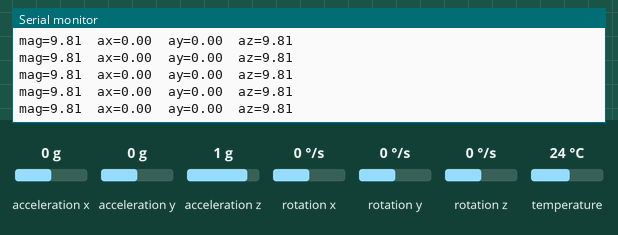
Simulated run of this sketch. Board: ESP32. Parts: the last lines printed to the serial monitor. The test bench sets the inputs (shaded band); at power-on: acceleration x 0 g, acceleration y 0 g, acceleration z 1 g, rotation x 0 °/s, rotation y 0 °/s, rotation z 0 °/s, temperature 24 °C. Nothing arrives over Bluetooth unless stated; a phone connects over Bluetooth LE 3 s after start.

Above: at 1.3 s.
1.4 s: acceleration x set to -1.4 g
At 2.5 s:
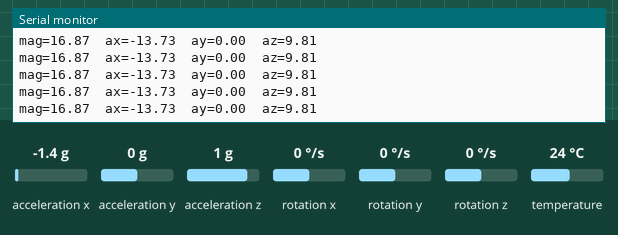
4.4 s: acceleration y set to -1.4 g
At 5.5 s:
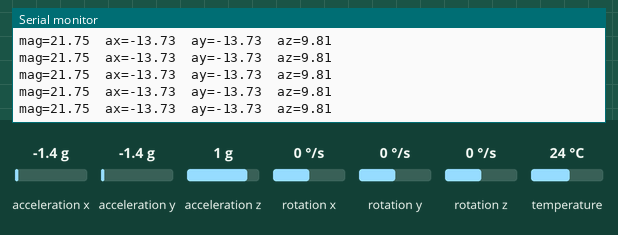
5.9 s: acceleration x set to -0.8 g
At 7.0 s:
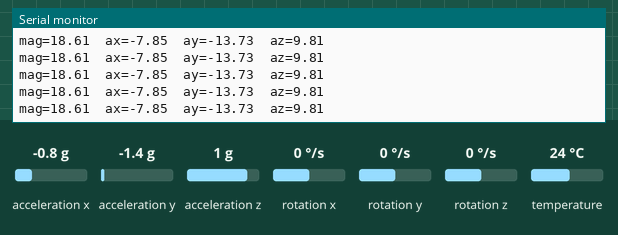
8.9 s: acceleration z set to -1.4 g
At 10.0 s:
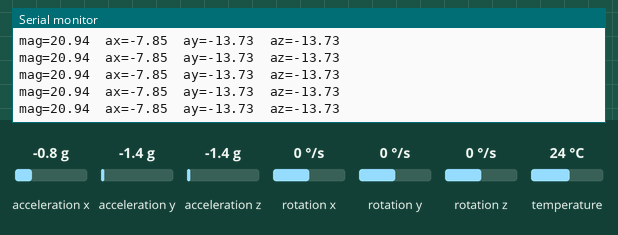
Timing chart, 0 to 11.4 s (numbered marks = the images above; inputs shaded):
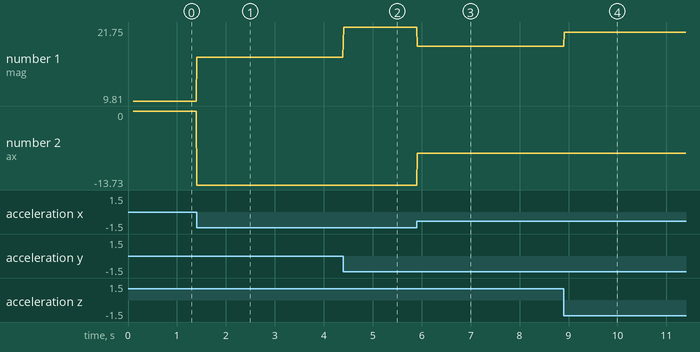

The sketch:

HitTracker_V1.ino
```cpp
/*
 * HIT TRACKER — Firmware V1
 * Hardware: ESP32 + GY-521 (MPU-6050)
 * Comunicación: BLE (streaming en tiempo real)
 *
 * Librerías requeridas (Arduino Library Manager):
 *   - Adafruit MPU6050  (by Adafruit)
 *   - Adafruit Unified Sensor (dependencia de la anterior)
 *   - ESP32 BLE Arduino (incluida en el board package esp32)
 *
 * Board: ESP32 Dev Module
 * Upload speed: 921600
 * Serial monitor: 115200 baud
 */

#include <Wire.h>
#include <Adafruit_MPU6050.h>
#include <Adafruit_Sensor.h>
#include <BLEDevice.h>
#include <BLEServer.h>
#include <BLEUtils.h>
#include <BLE2902.h>
#include <math.h>

// ── Identidad del sensor ───────────────────────────────────────────────────
// Editar antes de flashear.
#define DEVICE_NAME    "HIT_TRACKER_PROTOTIPO"  // máx 20 caracteres, sin espacios
#define BLE_PIN        "0000"               // mínimo 4 dígitos numéricos
#define SENSOR_VERSION 1

// ── Pines ──────────────────────────────────────────────────────────────────
#define SDA_PIN 21
#define SCL_PIN 22

// ── UUIDs BLE (fijos para todas las versiones) ─────────────────────────────
#define SERVICE_UUID                "4fafc201-1fb5-459e-8fcc-c5c9c331914b"
#define CHARACTERISTIC_UUID         "beb5483e-36e1-4688-b7f5-ea07361b26a8"
#define VERSION_CHARACTERISTIC_UUID "beb5483e-36e1-4688-b7f5-ea07361b26a9"

// ── Configuración de muestreo ──────────────────────────────────────────────
const uint16_t INTERVAL_MS       = 10;   // 100 Hz
const float    MOVEMENT_THRESHOLD = 0.5; // delta mínimo de magnitud para notificar

// ── Estado BLE ─────────────────────────────────────────────────────────────
BLEServer*         pServer         = nullptr;
BLECharacteristic* pCharacteristic = nullptr;
bool               deviceConnected = false;

struct SensorReading {
  uint32_t timestamp;
  float ax, ay, az;
  float gx, gy, gz;
};

Adafruit_MPU6050 mpu;

// ── Callbacks BLE ──────────────────────────────────────────────────────────
class ServerCallbacks : public BLEServerCallbacks {
  void onConnect(BLEServer* pServer) {
    deviceConnected = true;
    Serial.println("Cliente BLE conectado");
  }
  void onDisconnect(BLEServer* pServer) {
    deviceConnected = false;
    Serial.println("Cliente BLE desconectado — reiniciando advertising");
    BLEDevice::startAdvertising();
  }
};

// ── BLE ────────────────────────────────────────────────────────────────────
void initBLE() {
  BLEDevice::init(DEVICE_NAME);

  // ponytail: PIN BLE desactivado en prototipo — reactivar en V2 con hardware definitivo

  pServer = BLEDevice::createServer();
  pServer->setCallbacks(new ServerCallbacks());

  BLEService* pService = pServer->createService(SERVICE_UUID);

  pCharacteristic = pService->createCharacteristic(
    CHARACTERISTIC_UUID,
    BLECharacteristic::PROPERTY_NOTIFY
  );
  pCharacteristic->addDescriptor(new BLE2902());

  BLECharacteristic* pVersionChar = pService->createCharacteristic(
    VERSION_CHARACTERISTIC_UUID,
    BLECharacteristic::PROPERTY_READ
  );
  uint8_t version = SENSOR_VERSION;
  pVersionChar->setValue(&version, 1);

  pService->start();

  BLEAdvertising* pAdvertising = BLEDevice::getAdvertising();
  pAdvertising->addServiceUUID(SERVICE_UUID);
  pAdvertising->setScanResponse(false);
  pAdvertising->setMinPreferred(0x0);
  BLEDevice::startAdvertising();

  Serial.println("BLE listo — esperando conexión...");
}

void sendViaBLE(const SensorReading& r) {
  uint8_t buffer[28];
  memcpy(&buffer[0],  &r.timestamp, 4);
  memcpy(&buffer[4],  &r.ax,        4);
  memcpy(&buffer[8],  &r.ay,        4);
  memcpy(&buffer[12], &r.az,        4);
  memcpy(&buffer[16], &r.gx,        4);
  memcpy(&buffer[20], &r.gy,        4);
  memcpy(&buffer[24], &r.gz,        4);
  pCharacteristic->setValue(buffer, 28);
  pCharacteristic->notify();
}

// ── Setup ──────────────────────────────────────────────────────────────────
void setup() {
  Serial.begin(115200);
  delay(100);

  Wire.begin(SDA_PIN, SCL_PIN);

  if (!mpu.begin()) {
    Serial.println("ERROR: MPU6050 no encontrado. Verifica conexión I2C.");
    while (1) delay(1000);
  }

  mpu.setAccelerometerRange(MPU6050_RANGE_16_G);
  mpu.setGyroRange(MPU6050_RANGE_2000_DEG);
  mpu.setFilterBandwidth(MPU6050_BAND_94_HZ);
  Serial.println("MPU6050 OK");

  initBLE();
  Serial.println("Setup completo.");
}

// ── Loop ───────────────────────────────────────────────────────────────────
void loop() {
  static uint32_t lastReadTime  = 0;
  static float    lastMagnitude = 9.8f;

  uint32_t now = millis();
  if (now - lastReadTime < INTERVAL_MS) {
    delay(1);
    return;
  }
  lastReadTime = now;

  sensors_event_t a, g, temp;
  mpu.getEvent(&a, &g, &temp);

  float magnitude = sqrtf(
    a.acceleration.x * a.acceleration.x +
    a.acceleration.y * a.acceleration.y +
    a.acceleration.z * a.acceleration.z
  );

  // Debug serie (comentar en producción para reducir overhead)
  Serial.print("mag="); Serial.print(magnitude, 2);
  Serial.print("  ax="); Serial.print(a.acceleration.x, 2);
  Serial.print("  ay="); Serial.print(a.acceleration.y, 2);
  Serial.print("  az="); Serial.println(a.acceleration.z, 2);

  if (deviceConnected && fabsf(magnitude - lastMagnitude) > MOVEMENT_THRESHOLD) {
    SensorReading reading = {
      now,
      a.acceleration.x, a.acceleration.y, a.acceleration.z,
      g.gyro.x,         g.gyro.y,         g.gyro.z
    };
    sendViaBLE(reading);
  }

  lastMagnitude = magnitude;
}
```

Measured:
- after the input at 1.4 s, the serial monitor: prints a new line at once (image 1)
- after the input at 4.4 s, the serial monitor: prints a new line at once (image 2)
- after the input at 5.9 s, the serial monitor: prints a new line at once (image 3)
- after the input at 8.9 s, the serial monitor: prints a new line at once (image 4)
- plotted number 1: 9.81 → 16.87 after the input at 1.4 s, 16.87 → 21.75 after the input at 4.4 s, 21.75 → 18.61 after the input at 5.9 s, 18.61 → 20.94 after the input at 8.9 s
- plotted number 2: 0 → -13.73 after the input at 1.4 s, -13.73 → -7.85 after the input at 5.9 s
